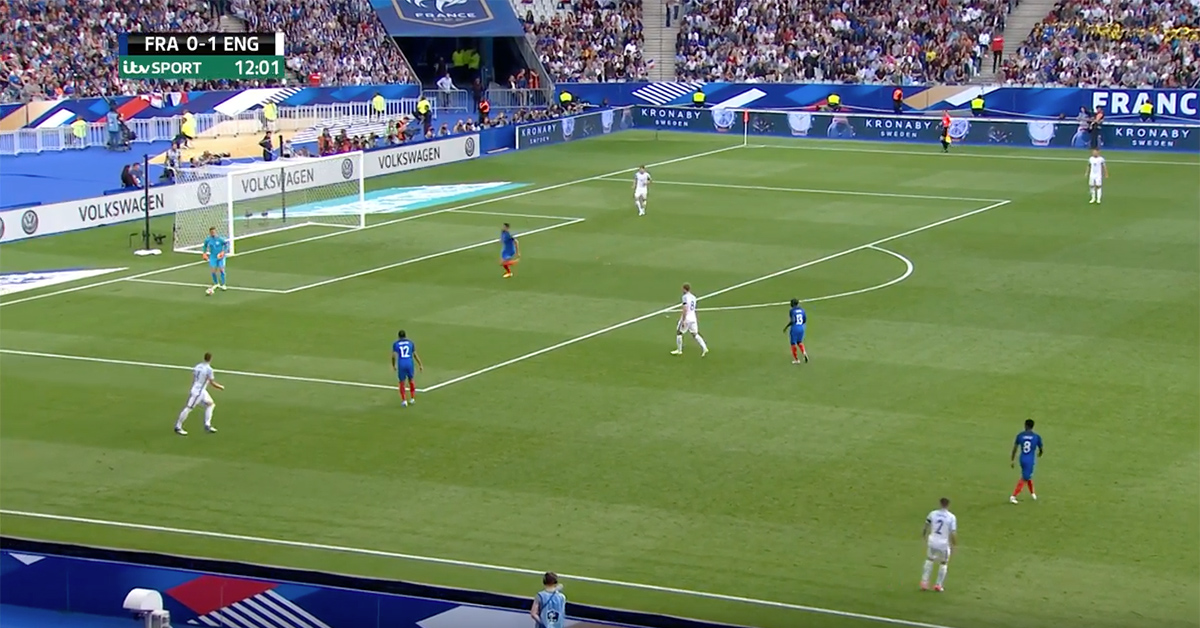
#> input picture Images/test.jpg, 1200 x 628 px, found by its file name
$ python keypoint_detectioin.py
#> lines starting #> are read from the running program, lines starting #| are printed output that depends on the picture; after the words box and inside, x2 and y2 are one past the last pixel; in counts of white or black regions, pixels touching at a corner belong together
#> further down, original_image is the input picture: shape (628, 1200, 3); mean B, G, R 95.5, 128.7, 111.2


"""
Main idea is to translate player position ON SCREEN into REAL-WORLD field measurments:
1.  Calibrate camera view against fields physical dimmensions
    - Decide keypoints (i think corner of the court, corner of keeperfelt and dot in the senter of the court should be sufficient and smart)
    - Label each frame's keypoints as visible/not-visible
    - Use visible keypoints to calibrate camera view and ready for analysis (at least three keypoints must be visible)
"""

import cv2
import numpy as np


######## Preparing for easier keypoint detection ########


# Save time and effort by identifying the field anc creating a mask that covers it:
def create_field_mask(image):
    # Convert the image to the HSV color space
    hsv_image = cv2.cvtColor(image, cv2.COLOR_BGR2HSV)
#> hsv_image: shape (628, 1200, 3); mean H, S, V 65.9, 115.5, 140.9

    # Define the range of green color in HSV
    lower_green = np.array([30, 40, 40])    # These values might need adjustment
    upper_green = np.array([70, 255, 255])  # These values might need adjustment

    # Create a mask that captures areas of the field in green
    mask = cv2.inRange(hsv_image, lower_green, upper_green)
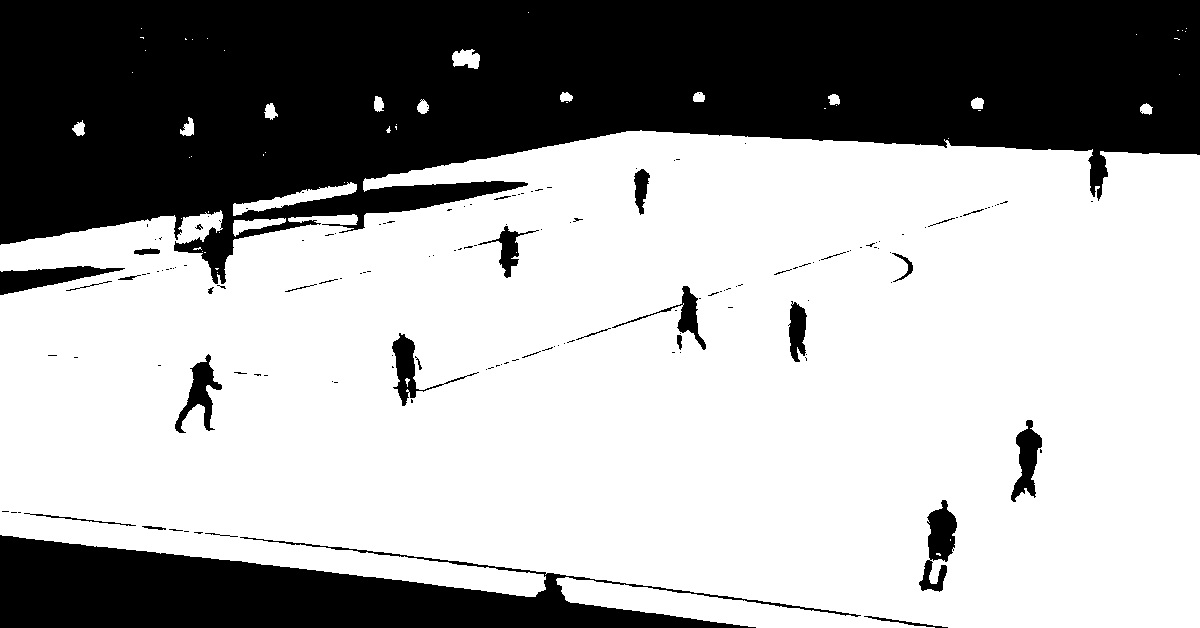
#> mask: shape (628, 1200); 65.8% white; 153 black regions (121 under 20 px), largest, box (x1, y1, x2, y2) and area: (0, 0, 1200, 284) 207488, (0, 535, 861, 628) 38572, (0, 266, 125, 295) 1706

    # Optional: Dilate the mask to fill in gaps, then invert the mask
    kernel = np.ones((5, 5), np.uint8)
    mask = cv2.dilate(mask, kernel, iterations=1)
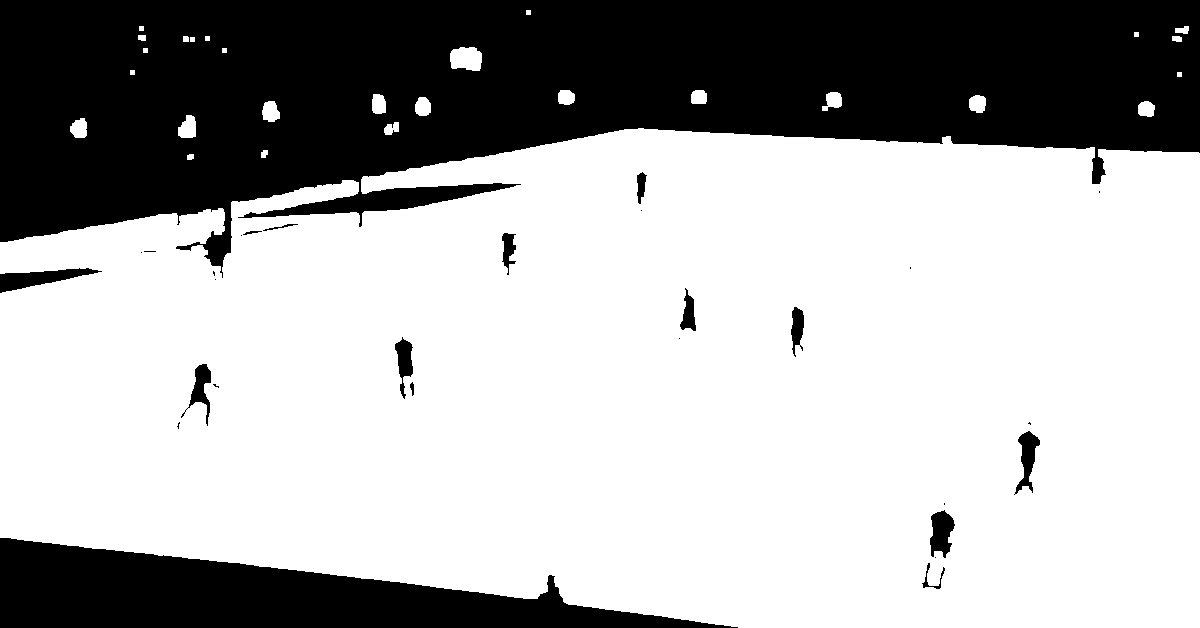
#> mask: shape (628, 1200); 68.1% white; 29 black regions (14 under 20 px), largest, box (x1, y1, x2, y2) and area: (0, 0, 1200, 278) 199327, (0, 538, 738, 628) 35483, (0, 268, 102, 293) 1149

    return mask


# Now we an invert this mask and color everything BUT the insides of this mask black to disregard it when looking for keypoints:
def disregard_non_field(image, mask):
    # Apply the inverted mask to the image, turning non-field areas black
    masked_image = cv2.bitwise_and(image, image, mask=mask)
    return masked_image


# We also want to disregard the players:
def disregard_players(image, final_detections):
    # Ensure that coordinates are integers
    final_detections = final_detections.astype(int)

    # Draw black rectangles over the bounding boxes
    for (x_min, y_min, x_max, y_max) in final_detections:
        # Fill the bounding box with black color
        cv2.rectangle(image, (x_min, y_min), (x_max, y_max), (0, 0, 0), -1)
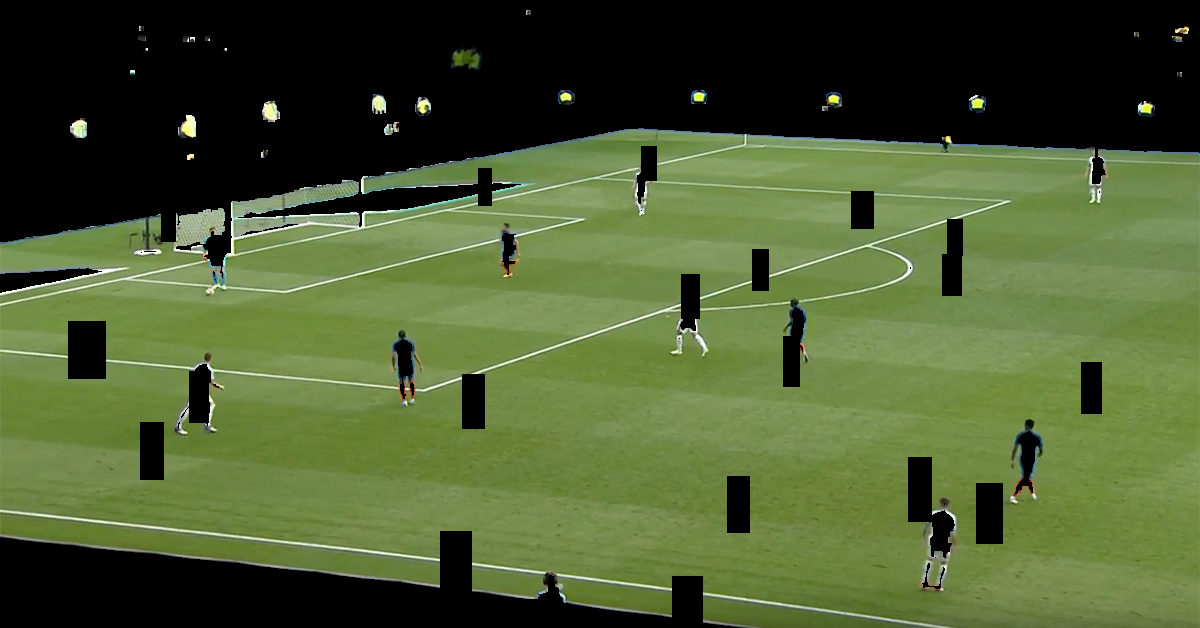
#> image: shape (628, 1200, 3); mean of channels 0, 1, 2 49.7, 91.5, 75.8; drawn as B, G, R

    # Convert image to grayscale
    filtered_gray_image = cv2.cvtColor(image, cv2.COLOR_BGR2GRAY)
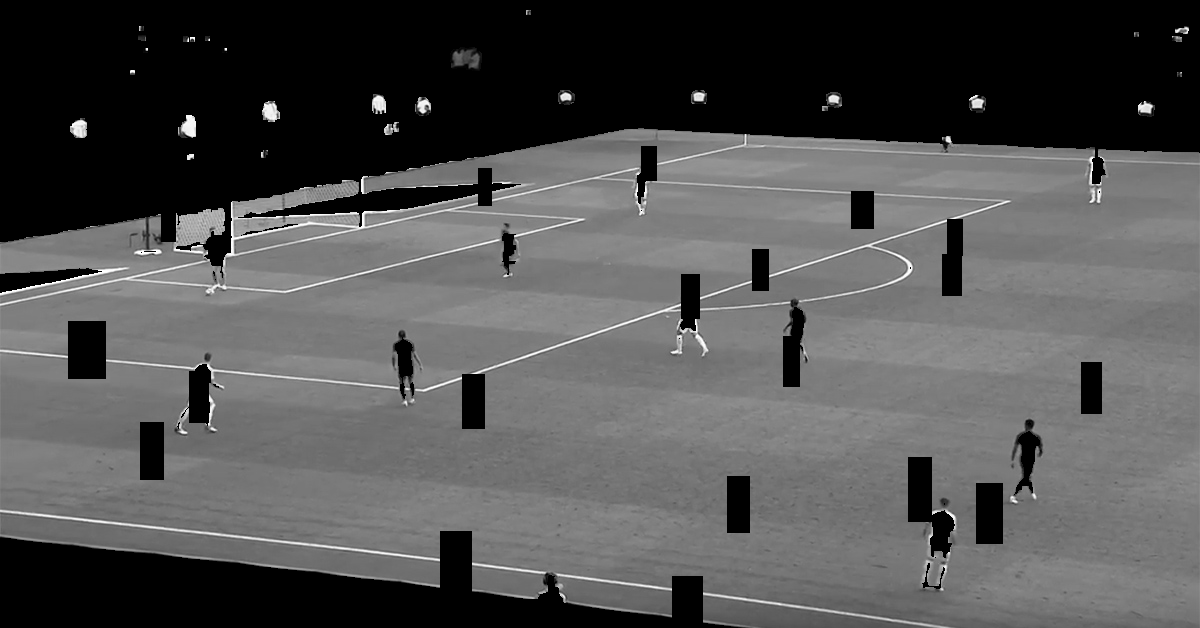
#> filtered_gray_image: shape (628, 1200); min 0, max 255, mean 82
    return filtered_gray_image


######## Detect keypoints ########


import cv2
import numpy as np

def detect_field_keypoints(image):
    # Detect corners using the Harris corner detection algorithm
    dst = cv2.cornerHarris(image, 2, 3, 0.04)

    # Dilate the corners to make them more prominent
    dst = cv2.dilate(dst, None)
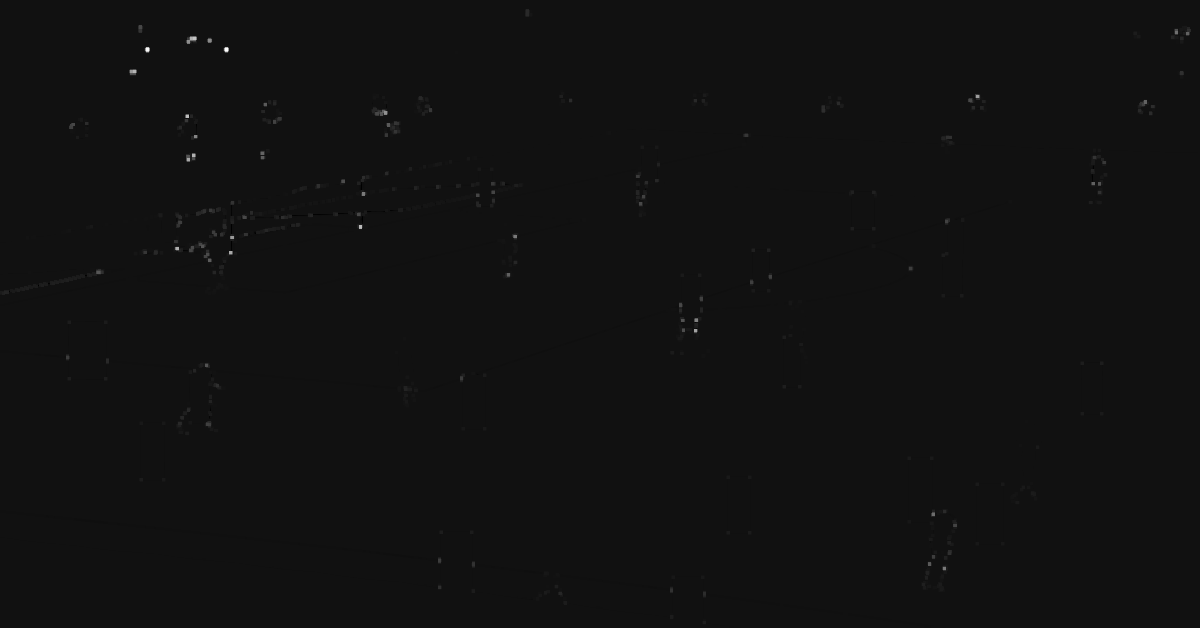
#> dst: shape (628, 1200) float32; min -0.00979, max 0.136, mean 0.000131; drawn with min black and max white

    # Threshold the image to highlight the corners
    keypoints = np.argwhere(dst > 0.01 * dst.max())
#> keypoints = 9930 pairs, first value 9 to 623, second value 0 to 1190

    # Convert keypoints to (x, y) coordinates
    keypoints_coordinates = [(point[1], point[0]) for point in keypoints]
#> keypoints_coordinates = 9930 pairs, first value 0 to 1190, second value 9 to 623

    # Draw keypoints on the original image
    keypoints_image = cv2.cvtColor(image, cv2.COLOR_GRAY2BGR)
    for x, y in keypoints_coordinates:
        cv2.circle(keypoints_image, (x, y), 3, (0, 0, 255), -1)  # Draw a red circle
#> this loop made 9930 passes
#> (x, y) on passes 1 to 3: (525, 9), (526, 9), (527, 9)
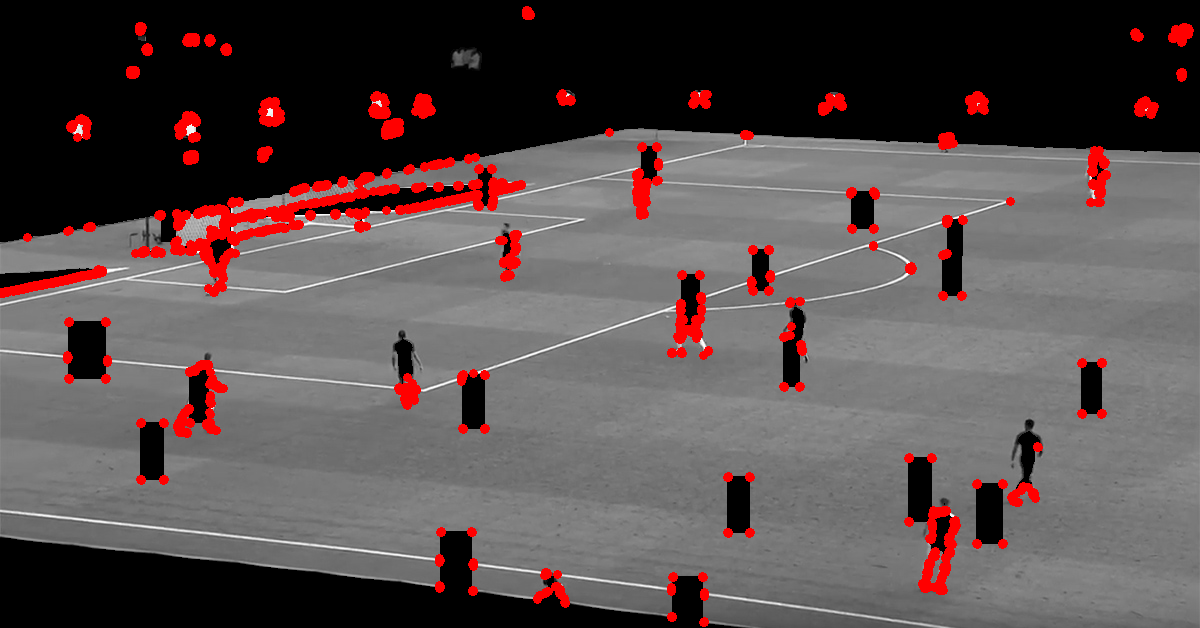
#> keypoints_image: shape (628, 1200, 3); mean B, G, R 78.2, 78.2, 89.4

    return keypoints_coordinates, keypoints_image


# We ideally want to use a pre-trained model for this identifying:
# Seems like functionality is missing?
def identify_keypoints(keypoints_coordinates):
    # Pre-trained model identification part:
    real_world_coordinates = [] # Shall hold the real_world coordinates that are returned in the end

    # Information on real_world metrics of a standard soccer field:
    field_width, field_height = 105.0, 68.0

    # Corners of the Field
    top_left_corner = (0, 0)
    top_right_corner = (field_width, 0)
    bottom_left_corner = (0, field_height)
    bottom_right_corner = (field_width, field_height)

    # Center Dot
    center_dot = (field_width / 2, field_height / 2)

    # Penalty Spots (Assuming 10.97 meters from the goal line)
    penalty_spot_left = (field_width / 2 - 10.97, 0)
    penalty_spot_right = (field_width / 2 + 10.97, 0)

    # Midfield Circle (Assuming radius of 9.15 meters)
    midfield_circle_center = center_dot
    midfield_circle_radius = 9.15

    # Center Line
    center_line_start = (field_width / 2, 0)
    center_line_end = (field_width / 2, field_height)

    # Corner Flags (Assuming corner flag positions are at the corners themselves)
    top_left_corner_flag = top_left_corner
    top_right_corner_flag = top_right_corner
    bottom_left_corner_flag = bottom_left_corner
    bottom_right_corner_flag = bottom_right_corner

    return real_world_coordinates # This should return the detected keypoint's real_life corespondants


######## Translate keypoints into real_world ########


# [42 lines left out: function translate_into_real_world, not called in this run]


######## Komprimert full-function ########


def full_keypoint_detection(original_image, final_detections):
    # First, create an inverted mask for the field
    inverted_field_mask = create_field_mask(original_image)

    # Then disregard everything not in the field
    original_image = disregard_non_field(original_image, inverted_field_mask)

    # Now disregard the players
    filtered_gray_image = disregard_players(original_image.copy(), final_detections)

    # Detect keypoints on the grayscale:
    keypoints_coordinates, keypoints_image = detect_field_keypoints(filtered_gray_image)

    # Display the original image and keypoints image - only for debugging purposes:
    cv2.imshow('Key Points Detected', keypoints_image)
    cv2.waitKey(0)
    cv2.destroyAllWindows()

    # identify which keypoints we have found and return their corrosponding real_world_coordinates:
    """ As for now - this does not actually identify as we want to use a pre-trained model for this """
    #keypoints_coordinates should be equal to the data from our model
    real_world_keypoints_coordinates = identify_keypoints(keypoints_coordinates)
#> real_world_keypoints_coordinates = []

    # Use info on real_world and detected keypoint coordinates to translate final_detections into real_world:
#> (the run stopped early here; a loop or call above may not have finished)
